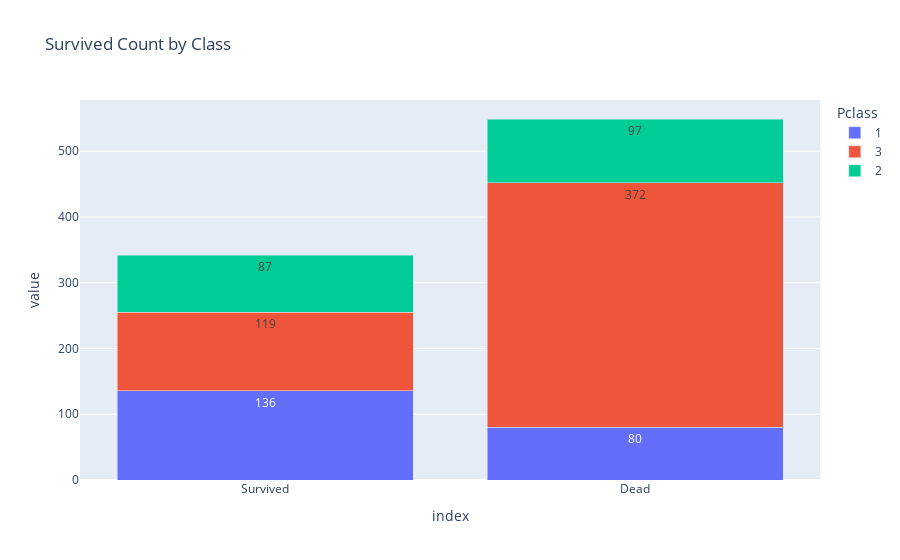

The cell this chart's notebook holds for it:
### Code cell
fig = px.bar(df_pc,
       x=df_pc.index,
       y=df_pc.columns,
       barmode ='stack',
       text_auto = True,
       title ='Survived Count by Class')
fig.show()

### Figure 1 — Plotly figure (JSON) as saved in the notebook; plotly's stock layout.template omitted (floating-point values rounded to 4 significant figures)
{"data": [{"hovertemplate": "Pclass=1<br>index=%{x}<br>value=%{y}<extra></extra>", "legendgroup": "1", "marker": {"color": "#636efa", "pattern": {"shape": ""}}, "name": "1", "orientation": "v", "showlegend": true, "textposition": "auto", "texttemplate": "%{y}", "type": "bar", "x": ["Survived", "Dead"], "xaxis": "x", "y": [136, 80], "yaxis": "y"}, {"hovertemplate": "Pclass=3<br>index=%{x}<br>value=%{y}<extra></extra>", "legendgroup": "3", "marker": {"color": "#EF553B", "pattern": {"shape": ""}}, "name": "3", "orientation": "v", "showlegend": true, "textposition": "auto", "texttemplate": "%{y}", "type": "bar", "x": ["Survived", "Dead"], "xaxis": "x", "y": [119, 372], "yaxis": "y"}, {"hovertemplate": "Pclass=2<br>index=%{x}<br>value=%{y}<extra></extra>", "legendgroup": "2", "marker": {"color": "#00cc96", "pattern": {"shape": ""}}, "name": "2", "orientation": "v", "showlegend": true, "textposition": "auto", "texttemplate": "%{y}", "type": "bar", "x": ["Survived", "Dead"], "xaxis": "x", "y": [87, 97], "yaxis": "y"}], "layout": {"barmode": "stack", "legend": {"title": {"text": "Pclass"}, "tracegroupgap": 0}, "title": {"text": "Survived Count by Class"}, "xaxis": {"anchor": "y", "domain": [0, 1], "title": {"text": "index"}}, "yaxis": {"anchor": "x", "domain": [0, 1], "title": {"text": "value"}}}}
